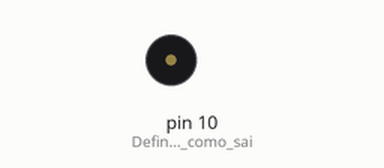
Recording of a sketch running on a simulated Arduino Uno, built with avr-gcc and run on an emulated ATmega328P. Parts: buzzer (waves = sounding).

Above: at 1.0 s.
At 4.5 s:
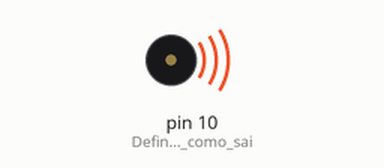
Timing chart, 0 to 6.5 s (numbered marks = the images above):
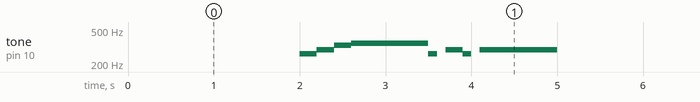

The sketch:

Exemplo_6.ino
```cpp
/********************** Exemplo 6 ***********************/

void setup()//A função setup é executado uma vez quando você liga
            //a placa ou preciona o botão reset.
{
pinMode(10,OUTPUT); //Define o pino 10 como saida.
}

void loop()//A rotina loop executa a função repetidamente.
{
    delay(2000);      //Aguarda 2 segundos.
    tone(10,262,200); //DO
    delay(200);       //Aguarda 200 milisegundos.
    tone(10,294,300); //RE
    delay(200);
    tone(10,330,300); //MI
    delay(200);
    tone(10,349,300); //FA
    delay(300);
    tone(10,349,300); //FA
    delay(300);
    tone(10,349,300); //FA
    delay(300);
    tone(10,262,100); //DO
    delay(200);
    tone(10,294,300); //RE
    delay(200);
    tone(10,262,100); //DO
    delay(200);
    tone(10,294,300); //RE
    delay(300);
    tone(10,294,300); //RE
    delay(300);
    tone(10,294,300); //RE
    delay(300);
  }
```

Measured:
- by itself, tone on pin 10 (Define_o_pino_10_como_sai): repeats every 5.0 s: 294 Hz 0.20 s, 330 Hz 0.20 s, 349 Hz 0.90 s, 262 Hz 0.10 s, silent 0.10 s, 294 Hz 0.20 s, 262 Hz 0.10 s, silent 0.10 s, 294 Hz 0.90 s, silent 2.0 s, 262 Hz 0.20 s
